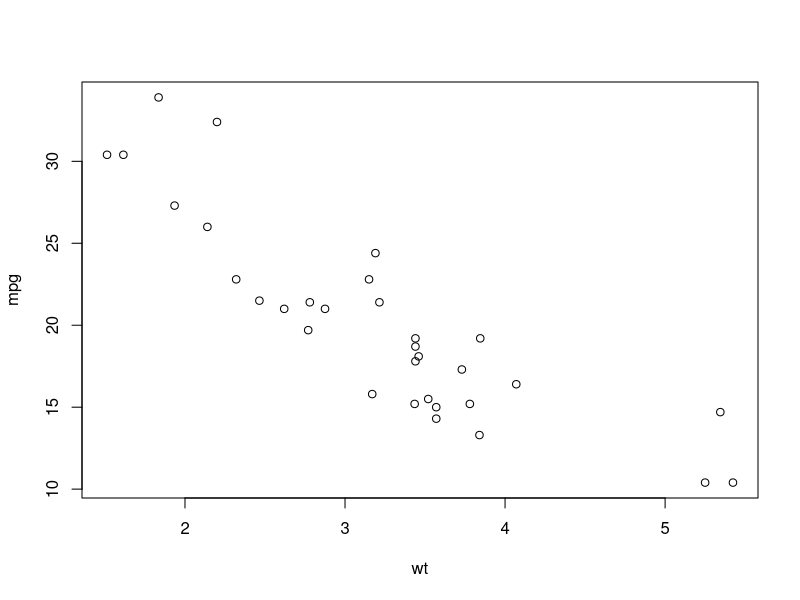
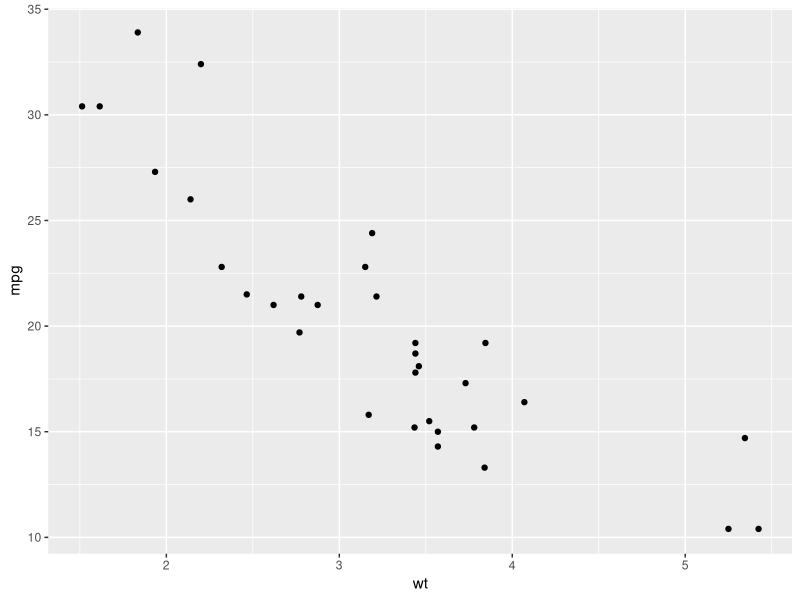
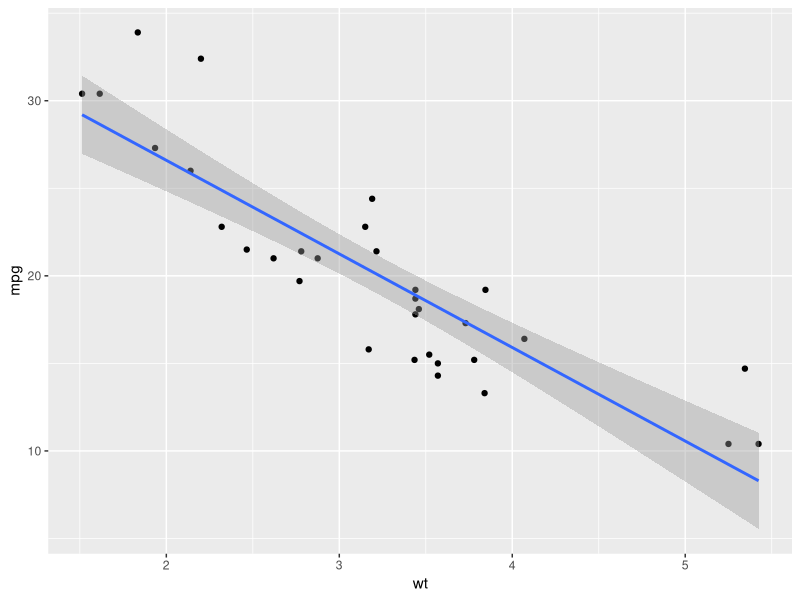
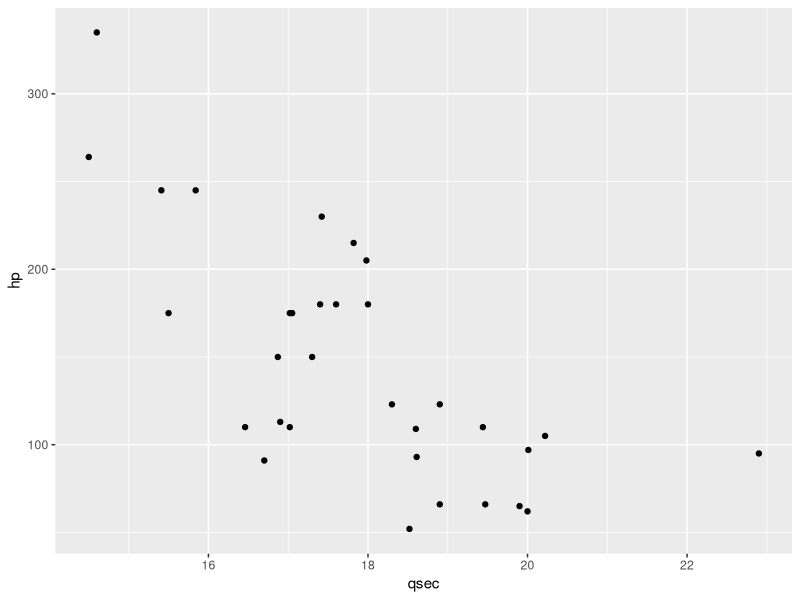
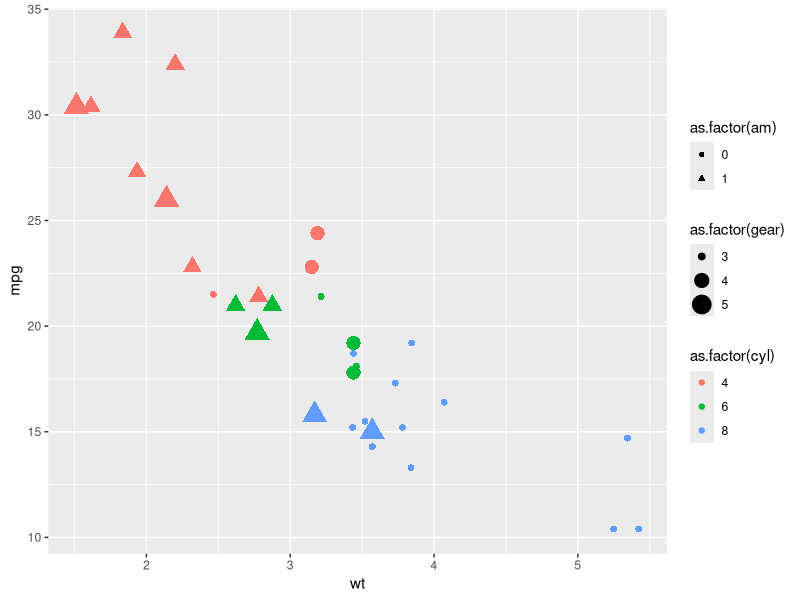
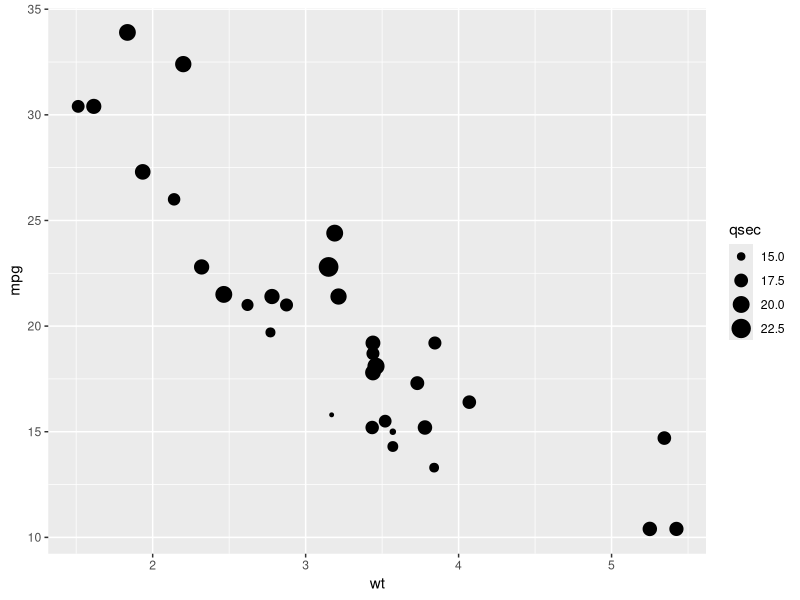
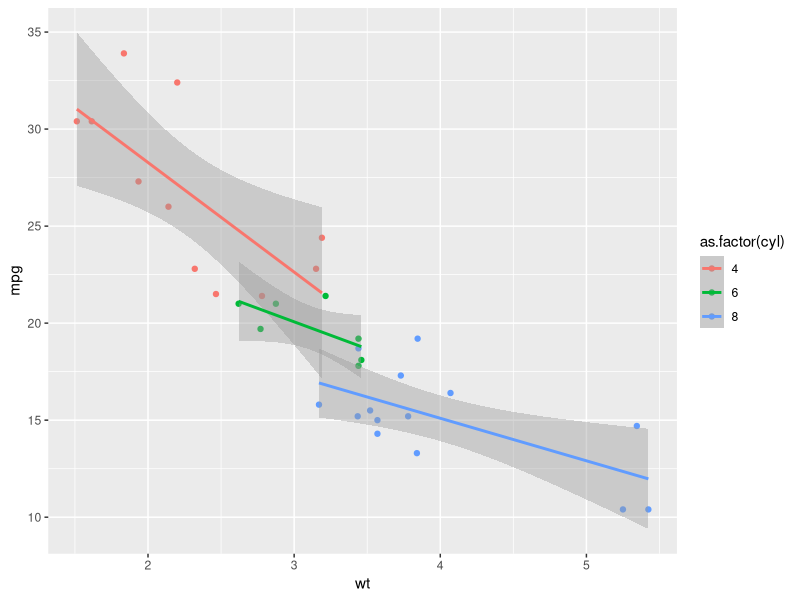
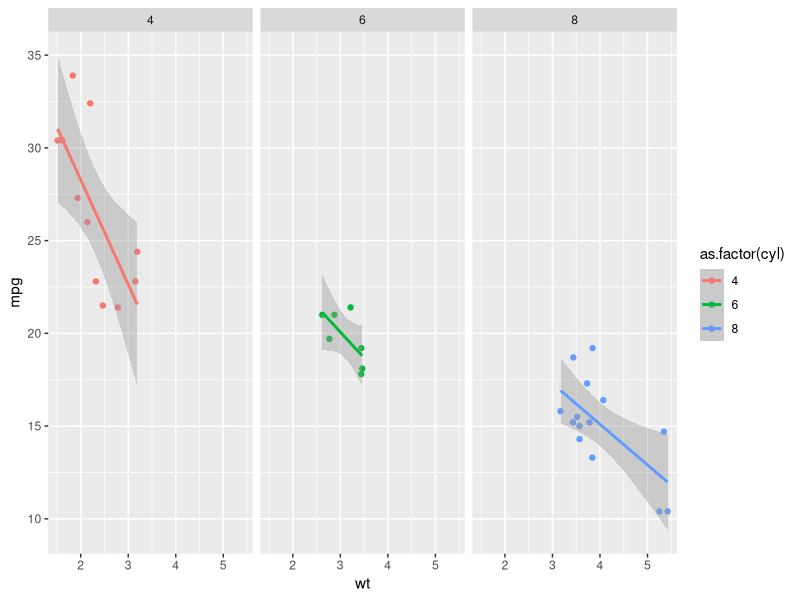

Write R code to recreate these figures, in order.
library(ggplot2)
mtcars
plot(mtcars[,c('wt','mpg')])

ggplot(data = mtcars, mapping = aes(x=wt, y= mpg)) +
geom_point()


ggplot(data = mtcars, mapping = aes(x=wt, y= mpg)) +
  geom_point()+ stat_smooth(method ='lm')
ggplot(data = mtcars, mapping = aes(x= qsec, y = hp)) +
  geom_point() # this line is a predictioon line

#more asthetics
#colour as cyl categories
ggplot(data = mtcars, mapping = aes(x= wt, y= mpg, color = as.factor(cyl) , size = as.factor(gear), shape=as.factor(am))) + 
  geom_point()
#the colour shape size should be in the form of factors in form of levels 
#shape size as discrete value not continuos value

#continuos variable as size
ggplot(data = mtcars, mapping = aes(x=wt, y= mpg, size= qsec)) +geom_point()

#combine asthetics + layers
ggplot(data=mtcars, mapping = aes(x=wt, y= mpg, color = as.factor(cyl))) + geom_point() +stat_smooth(method = 'lm')
# stat smooth create new layer for each colour and each colour represents a different cylinder line 9 different from this as we had defined different colours for cylinder

#faceting- separaing all cylinders..used to plot different cars cylinder separately 
ggplot(data=mtcars, mapping = aes(x=wt, y= mpg, color = as.factor(cyl))) + geom_point() +stat_smooth(method = 'lm') +facet_wrap(~cyl)


ggplot(data = mtcars, mapping = aes(x = wt, y = mpg, color=as.factor(am))) + geom_point() + facet_wrap(~ cyl)
#we can see from this that different colurs of a particular cylinder ...facet as per variable defined

#scale of x free- allow the axis to adjust accordingly so that we can view it in magnified version
ggplot(data = mtcars, mapping = aes(x = wt, y = mpg)) + geom_point() + stat_smooth(method = 'lm') + facet_wrap(~ cyl, scales ='free')
ggplot(data = mtcars, mapping = aes(x = wt, y = mpg)) + geom_point() + stat_smooth(method = 'lm') + facet_wrap(~ cyl, scales ='free_x')

ggplot(data = mtcars, mapping = aes(x = wt, y = mpg)) + geom_point() + stat_smooth(method = 'lm') + facet_grid(am~cyl) 

ggplot(data = mtcars, mapping = aes(x = wt, y = mpg)) + geom_point() + stat_smooth(method = 'lm') + facet_grid(am~cyl, scales = 'free') 

#histogram
hist(mtcars$mpg)

#Histogram
hist(mtcars$mpg)
ggplot(mtcars,aes(x=mpg)) + geom_histogram(binwidth=3)

g <- ggplot(mtcars,aes(x=mpg)) + geom_histogram(binwidth=5)
g
g + xlab('Miles per Gallon')+ylab('Number of Cars')

g1 <- ggplot(mtcars,aes(x=mpg)) + geom_histogram(binwidth=5, color='red', fill='green')
g1 + xlab('Miles per Gallon')+ylab('Number of Cars')
#refer last code from ggplot git hub .....https://github.com/dupadhyaya/Rgraphs/blob/master/ggplot/gg%20-%20mtcars.R

